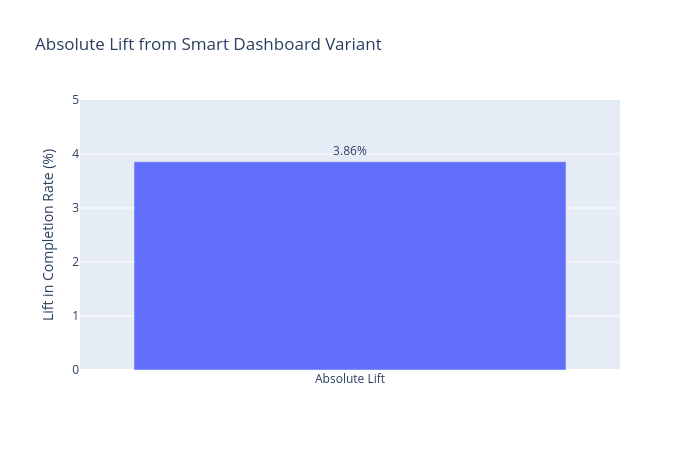

The cell this chart's notebook holds for it:
### Code cell
lift_data = pd.DataFrame({
    'Metric': ['Absolute Lift'],
    'Value': [absolute_lift * 100]
})

fig = px.bar(
    lift_data,
    x='Metric',
    y='Value',
    text=lift_data['Value'].round(2),
    title='Absolute Lift from Smart Dashboard Variant',
    labels={
        'Metric': '',
        'Value': 'Lift in Completion Rate (%)'
    }
)

fig.update_traces(
    texttemplate='%{text}%',
    textposition='outside'
)

fig.update_layout(
    yaxis_range=[0, 5],
    width=700,
    height=450
)

fig.show()

### Figure 1 — Plotly figure (JSON) as saved in the notebook; plotly's stock layout.template omitted (floating-point values rounded to 4 significant figures)
{"data": [{"hovertemplate": "=%{x}<br>Lift in Completion Rate (%)=%{y}<br>text=%{text}<extra></extra>", "legendgroup": "", "marker": {"color": "#636efa", "pattern": {"shape": ""}}, "name": "", "orientation": "v", "showlegend": false, "text": [3.86], "textposition": "outside", "texttemplate": "%{text}%", "type": "bar", "x": ["Absolute Lift"], "xaxis": "x", "y": [3.857], "yaxis": "y"}], "layout": {"barmode": "relative", "height": 450, "legend": {"tracegroupgap": 0}, "title": {"text": "Absolute Lift from Smart Dashboard Variant"}, "width": 700, "xaxis": {"anchor": "y", "domain": [0, 1], "title": {"text": ""}}, "yaxis": {"anchor": "x", "domain": [0, 1], "range": [0, 5], "title": {"text": "Lift in Completion Rate (%)"}}}}
